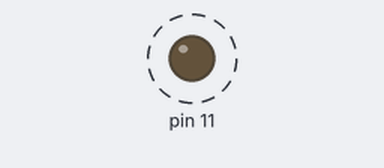
Simulated run of this sketch. Board: Arduino Uno, built with avr-gcc and run on an emulated ATmega328P. On the bench: output pins drawn as LEDs (lit = HIGH). Dashed ring = blinking.

Above: at 0.05 s.
Timing chart, 0 to 3.0 s (numbered marks = the images above):
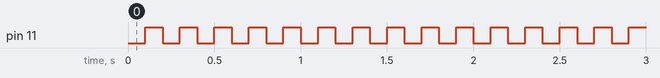

The sketch:

led_blinking_by_millis_function.ino
```cpp
unsigned long previoustime = 0;
unsigned long currenttime =0;
unsigned long elapsedtime =0;
int interval=100;

boolean ledstate1 =LOW;
void setup() {
  // put your setup code here, to run once:
    pinMode(11,OUTPUT);
}
void loop() {
currenttime=millis();
elapsedtime=currenttime-previoustime;
if(elapsedtime>= interval){
  ledstate1 = !ledstate1;

  digitalWrite(11,ledstate1);
  previoustime = currenttime;
}


}
```

Measured:
- by itself, pin 11: alternates HIGH for 0.10 s and LOW for 0.10 s
